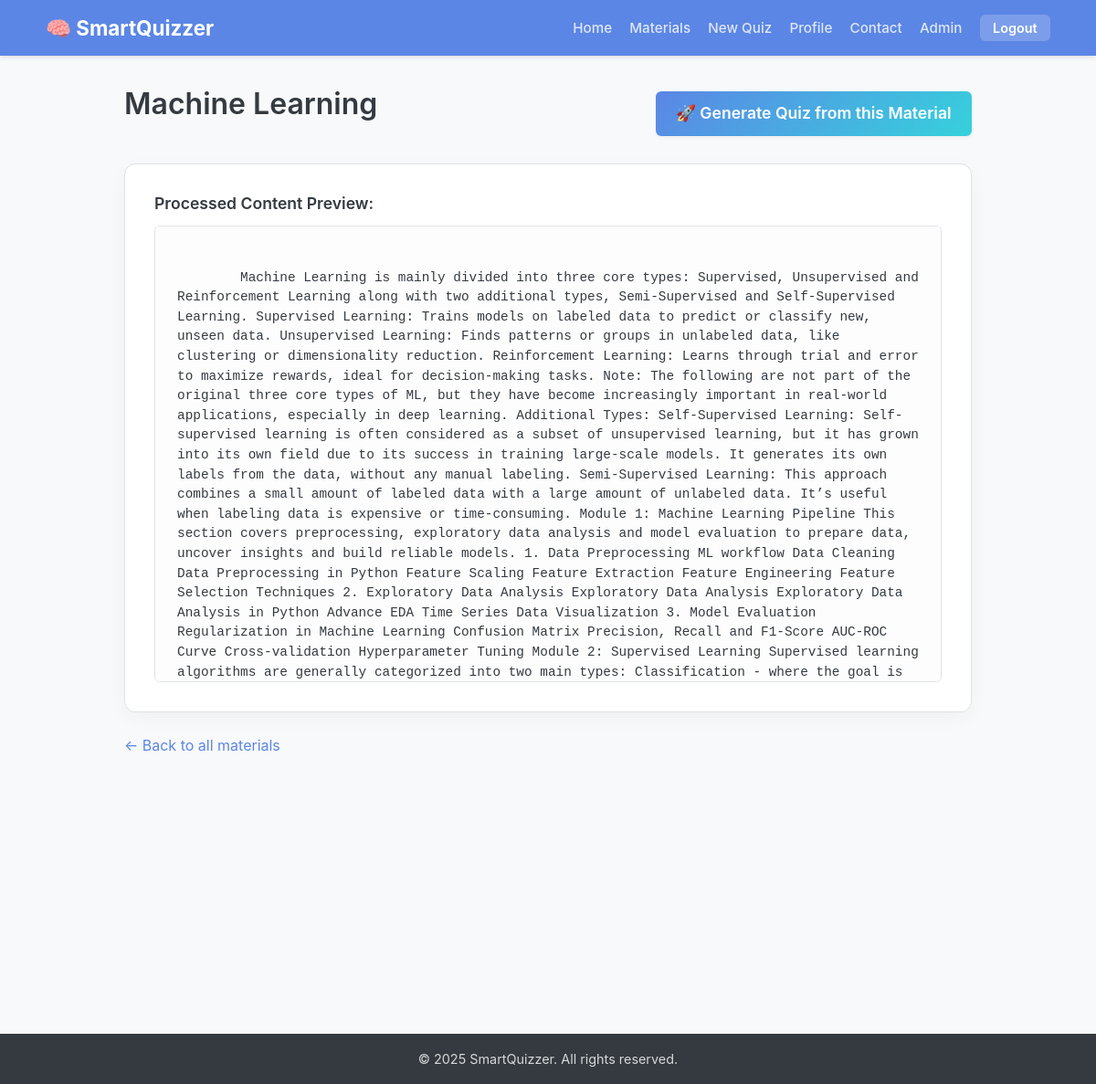
/material/2 (signed in), run on the app's committed database.
### app.py (models this page shows)
class LearningMaterial(db.Model):
    id = db.Column(db.Integer, primary_key=True)
    user_id = db.Column(db.Integer, db.ForeignKey('user.id'), nullable=False)
    title = db.Column(db.String(200), nullable=False)
    content = db.Column(db.Text, nullable=False) # The extracted text content
    material_type = db.Column(db.String(20), nullable=False) # 'pdf', 'url', 'text'
    created_at = db.Column(db.DateTime, default=datetime.utcnow)

### app.py (the view)
@app.route('/material/<int:material_id>')
@login_required
def view_material(material_id):
    material = LearningMaterial.query.filter_by(id=material_id, user_id=session['user_id']).first_or_404()
    return render_template('view_material.html', material=material)

### app.py (called while the page is built)
def login_required(f):
    @functools.wraps(f)
    def decorated_function(*args, **kwargs):
        if 'user_id' not in session:
            flash('Please log in to access this page.', 'warning')
            return redirect(url_for('login'))
        return f(*args, **kwargs)
    return decorated_function

### templates/view_material.html (shortened to what this page needs)
{% extends "base.html" %}
{% block content %}
<div style="display: flex; justify-content: space-between; align-items: center; margin-bottom: 1.5rem;">
    <h1>{{ material.title }}</h1>
    <a href="{{ url_for('quiz', material_id=material.id) }}" class="btn btn-primary" style="font-size: 1.1rem;">
        🚀 Generate Quiz from this Material
    </a>
</div>
<div class="card">
    <h3>Processed Content Preview:</h3>
    <div class="material-content-box">
        {{ material.content }}
    </div>
</div>
<a href="{{ url_for('list_materials') }}" class="mt-2">&larr; Back to all materials</a>
{% endblock %}

### static/style.css (style rules this page uses)
:root { --primary-color: #5b86e5; --primary-dark: #36d1dc; --secondary-color: #6a89cc; --light-color: #f8f9fa; --dark-color: #343a40; --text-color: #495057; --white-color: #fff; --success-color: #28a745; --success-light: #d4edda; --danger-color: #dc3545; --danger-light: #f8d7da; --warning-color: #ffc107; --warning-light: #fff3cd; --warning-text: #664d03; --info-color: #17a2b8; --info-light: #d1ecf1; --info-text: #055160; --border-color: #dee2e6; --shadow: 0 5px 15px rgba(0, 0, 0, 0.08); --border-radius: 6px; --primary-gradient: linear-gradient(135deg, var(--primary-color), var(--primary-dark)); }
* { box-sizing: border-box; margin: 0; padding: 0; }
body { font-family: -apple-system, BlinkMacSystemFont, "Segoe UI", Roboto, "Helvetica Neue", Arial, sans-serif; line-height: 1.6; background-color: var(--light-color); color: var(--text-color); display: flex; flex-direction: column; min-height: 100vh; font-size: 16px; }
a { color: var(--primary-color); text-decoration: none; transition: color 0.2s ease; }
h1, h2, h3 { color: var(--dark-color); margin-bottom: 1.25rem; font-weight: 600; line-height: 1.3; }
h1 { font-size: 2rem; }
h3 { font-size: 1.3rem; }
.btn { display: inline-block; padding: 0.7rem 1.4rem; font-size: 0.95rem; font-weight: 600; border: none; border-radius: var(--border-radius); cursor: pointer; transition: all 0.2s ease; text-align: center; box-shadow: 0 2px 4px rgba(0,0,0,0.05); line-height: 1.5; }
.btn-primary { background: var(--primary-gradient); color: var(--white-color); border: none; }
.mt-2 { margin-top: 1rem; }
.card { background: var(--white-color); border-radius: var(--border-radius); box-shadow: var(--shadow); padding: 2rem; margin-bottom: 1.5rem; border: 1px solid var(--border-color); }
.material-content-box { background: #fdfdfe; padding: 1.5rem; border-radius: var(--border-radius); max-height: 500px; overflow-y: auto; border: 1px solid var(--border-color); white-space: pre-wrap; word-wrap: break-word; font-family: SFMono-Regular, Menlo, Monaco, Consolas, "Liberation Mono", "Courier New", monospace; color: var(--dark-color); line-height: 1.5; font-size: 0.9rem; }
.card h3 { margin: 0 0 .75rem 0; font-size: 1.1rem; color: var(--dark-color); }
.analytics-grid, .chart-container, .card { box-shadow: 0 6px 20px rgba(0,0,0,.04); border-radius: 12px; }
.card { border: 1px solid var(--border-color); background: var(--white-color); }

### data on the page
LearningMaterial: title "Machine Learning", content "Machine Learning is mainly divided into three core types: Supervised, Unsupervised and Reinforcement Learning along with two additional types, Semi-Supervised and Self-Supervised Learning. Supervised Learning: Trains models on labeled data to predict or classify new, unseen data. Unsupervised Learning: Finds patterns or groups in unlabeled data, like clustering or dimensionality reduction. Reinforcement Learning: Learns through trial and error to maximize rewards, ideal for decision-making tasks. Note: The following are not part of the original three core types of ML, but they have become increasingly important in real-world applications, especially in deep learning. Additional Types:…"
